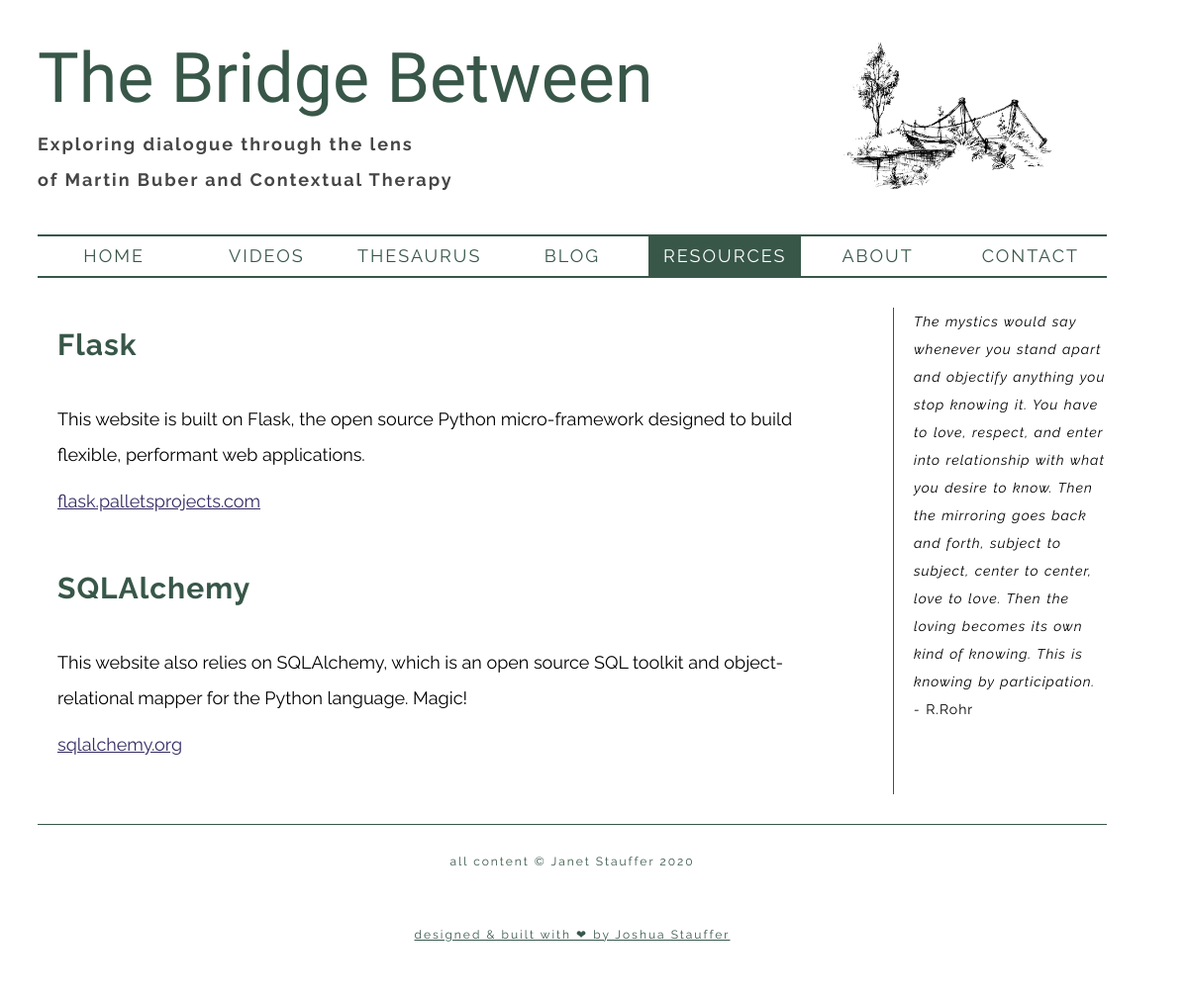
Before: /resources with the older database file.
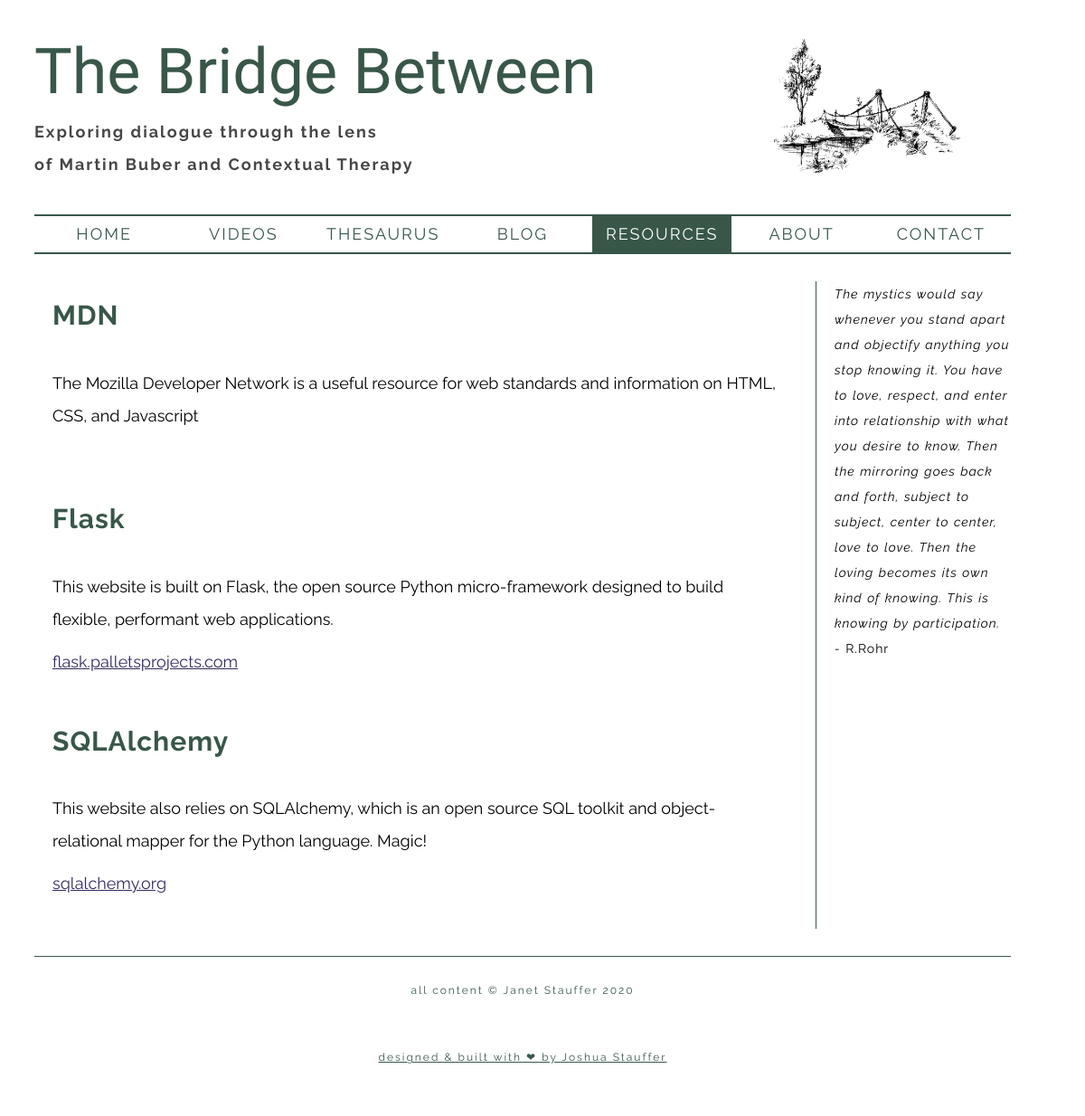
After: the same page with the newer database file.
### app/models.py (models this page shows, shortened)
class Resource(db.Model):
    __tablename__ = 'resources'
    id = db.Column(db.Integer, primary_key=True)
    title = db.Column(db.String(128), default='')
    text = db.Column(db.Text(), default='')
    order = db.Column(db.Integer)
    uri = db.Column(db.String(128), default='')
    uri_title = db.Column(db.String(128), default='')
    published = db.Column(db.Boolean, default=False)
    @classmethod
    def get_all(cls):
        results =  [{
            'title': r.title,
            'text': r.text,
            'id': r.id,
            'order': r.order,
            'uri': r.uri,
            'uri_title': r.uri_title
        } for r in cls.query.order_by(Resource.order).all()]
        if not len(results):
            return [empty_resources_error]
        return results

### app/main.py (the view)
@bp.route('/resources', methods=['GET'])
def resources():
    resources = Resource.get_all()
    page = 'resources'
    return render_template('resources.html', resources=resources, page=page)

### app/templates/resources.html
{% extends 'base.html' %}
{% block body %}
  <main>
    {% for resource in resources %}
      <section class="item-box">
        <h4 class="item-title">{{ resource['title'] }}</h4>
        {% if resource['text'] %}
          <p class="item-text">
              {{ resource['text'] }}
          </p>
        {% endif %}
        {% if resource['uri'] %}
          <a class="item-link" href="{{ resource['uri'] }}">
            {% if resource['uri_title'] %}
              {{ resource['uri_title'] }}
            {% else %}
              {{ resource['uri'] }}
            {% endif %}
          </a>
        {% endif %}
        </section>
    {% endfor %}
  </main>
{% endblock %}

### app/templates/base.html (shortened to what this page needs)
<!DOCTYPE html>
<html>
  <head>
    <link href="{{ url_for('static', filename='styles.css') }}" rel="stylesheet">
  </head>
<body>
  <div class="main-wrapper">
    {% include 'header.html' %}
    {% include 'navbar.html' %}
    {% block body %}
    {% endblock %}
    {% include 'sidebar.html' %}
    {% include 'footer.html' %}
  </div>
</body>

### app/templates/header.html
<header>
    <img src="{{ url_for('static', filename='images/bridge.jpg') }}" alt="Sketch of an old footbridge over a stream">
    <h1 class="logo">The Bridge Between</h1>
    <h2 class="tagline">Exploring dialogue through the lens</h2>
    <h2 class="tagline"> of Martin Buber and Contextual Therapy</h2>
</header>

### app/templates/navbar.html
<nav>
    <ul class="navbar-list">
      <li {% if page == 'home' %}class="active"{% endif %}>
        <a href="{{ url_for('main.index') }}">Home</a>
      </li>
      <li {% if page == 'videos' %}class="active"{% endif %}>
        <a href="{{ url_for('main.videos') }}">Videos</a>
      </li>
      <li {% if page == '' %}class="active"{% endif %}>
        <a href="{{ url_for('main.visual_thesaurus') }}">Thesaurus </a>
      </li>
      <li {% if page == 'blog' %}class="active"{% endif %}>
        <a href="{{ url_for('main.blog', post_id=0)  }}">Blog </a>
      </li>
      <li {% if page == 'resources' %}class="active"{% endif %}>
        <a href="{{ url_for('main.resources') }}">Resources</a>
      </li>
      <li {% if page == 'about' %}class="active"{% endif %}>
        <a href="{{ url_for('main.about') }}">About</a>
      </li>
      <li {% if page == 'contact' %}class="active"{% endif %}>
        <a href="{{ url_for('main.contact') }}">Contact </a>
      </li>
    </ul>
  </nav>

### app/templates/sidebar.html
<aside>
    <blockquote cite="">
      <span class="quotation">
        The mystics would say whenever you stand apart and objectify anything you stop knowing it. You have to love, respect, and enter into relationship with what you desire to know. Then the mirroring goes back and forth, subject to subject, center to center,
        love to love. Then the loving becomes its own kind of knowing. This is knowing by participation.
      </span><br>
      - <span class="quote-author">
        R.Rohr
      </span>
    </blockquote>
</aside>

### app/templates/footer.html
<footer>
    <p>all content &#169; Janet Stauffer 2020</p>
    <p><a href="https://www.joshuastauffer.com" target="_blank">designed & built with &#10084; by Joshua Stauffer</a></p>
</footer>

### app/static/styles.css (style rules this page uses)
html { font-size: 10px; font-family: "Raleway", sans-serif; }
h1, h3 { font-family: "Raleway", sans-serif; color: #385749ff; }
p, blockquote, a { font-family: "Raleway", sans-serif; }
h1 { font-size: 3rem; margin: 0; }
h2 { font-family: "Raleway", sans-serif; }
p, a { font-size: 1.8rem; }
p { line-height: 2em; }
main .item-title { font-family: "Raleway", sans-serif; font-size: 3rem; color: #385749ff; letter-spacing: 0.1rem; margin-top: 0; }
main .item-text { font-family: "Raleway", sans-serif; }
main .item-link { color: #342c63ff; }
body { width: 90%; max-width: 1200px; padding: 2.5%; background-color: #ffffffff; }
header { -ms-grid-row: 1; -ms-grid-column: 1; grid-area: banner; }
nav { -ms-grid-row: 2; -ms-grid-column: 1; grid-area: navbar; }
main { -ms-grid-row: 3; -ms-grid-column: 1; grid-area: main; }
aside { -ms-grid-row: 4; -ms-grid-column: 1; grid-area: sidebar; }
footer { -ms-grid-row: 5; -ms-grid-column: 1; grid-area: footer; }
.main-wrapper { display: -ms-grid; display: grid; grid-template-areas: "banner" "navbar" "main" "sidebar" "footer"; }
@media (min-width: 887px) { .main-wrapper { grid-template-areas: "banner banner" "navbar navbar" "main sidebar" "footer footer"; -ms-grid-columns: 3.2fr .8fr; grid-template-columns: 3.2fr .8fr; } }
header img { width: 20%; float: right; margin-right: 5%; }
header .logo { font-family: "Nothing You Could Do"; font-weight: 500; text-align: left; font-size: calc(1.6rem + 2vw); }
header .tagline { font-family: "Raleway", sans-serif; text-align: left; font-size: 1.8rem; word-spacing: 2%; letter-spacing: .2rem; color: #464646; }
@media (min-width: 887px) { header .logo { font-size: calc(1.6rem + 4.5vw); } }
nav { margin-top: 30px; margin-bottom: 30px; border-top: solid 2px #385749ff; border-bottom: solid 2px #385749ff; }
nav ul { display: -webkit-box; display: -ms-flexbox; display: flex; -webkit-box-orient: horizontal; -webkit-box-direction: normal; -ms-flex-direction: row; flex-direction: row; padding: 0; margin: 0; height: auto; }
nav li { -webkit-box-flex: 1; -ms-flex: 1; flex: 1; -ms-flex-positive: 1; flex-grow: 1; list-style: none; }
nav a { display: inline-block; width: 100%; height: 100%; line-height: 4rem; text-align: center; text-decoration: none; color: #385749ff; text-transform: uppercase; letter-spacing: 0.2rem; }
nav .active { background-color: #385749ff; }
nav .active a { color: #ffffffff; }
main { height: auto; margin-right: 20px; min-height: 55vh; }
main .item-box { margin-bottom: 20px; padding: 20px; }
aside { height: 100%; border-left: solid 1px #385749ff; }
blockquote { font-family: "Raleway", sans-serif; font-style: italic; line-height: 2em; font-size: 1.4rem; margin-left: 20px; margin-right: 0; margin-top: 0; letter-spacing: 0.1rem; word-spacing: 0.1rem; }
.quote-author { display: inline-block; font-style: normal; }
footer { display: -webkit-box; display: -ms-flexbox; display: flex; -webkit-box-orient: vertical; -webkit-box-direction: normal; -ms-flex-direction: column; flex-direction: column; -webkit-box-pack: space-evenly; -ms-flex-pack: space-evenly; justify-content: space-evenly; border-top: 1px solid #385749ff; margin-top: 30px; }
footer p { text-align: center; color: #385749ff; letter-spacing: 0.2rem; font-size: 1.2rem; margin: 25px; }
footer a { color: #385749ff; letter-spacing: 0.2rem; font-size: 1.2rem; }

Changed rows visible on the page:
added Resource: title "MDN", text "The Mozilla Developer Network is a useful resource for web standards and information on HTML, CSS, and Javascript"
